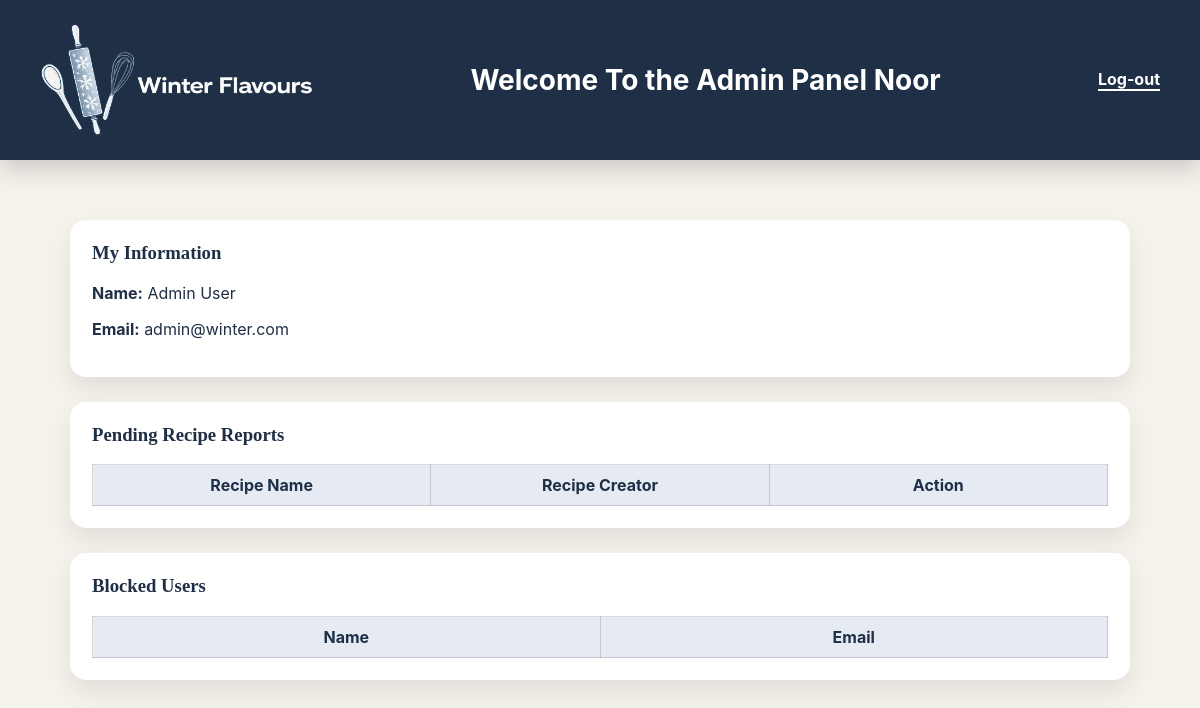
Screenshot of /Admin.php (signed in) with the database file from the repository.
### tables this page shows
CREATE TABLE `User` (
  `id` int NOT NULL,
  `userType` varchar(10) NOT NULL,
  `firstName` varchar(50) NOT NULL,
  `lastName` varchar(50) NOT NULL,
  `emailAddress` varchar(100) NOT NULL,
  `password` varchar(255) NOT NULL,
  `photoFileName` varchar(255) DEFAULT 'default.png'
);

### Admin.php (the view, shortened to what this page needs)
<?php
include("db.php");
$adminID = $_SESSION['userID'];
$admin = mysqli_fetch_assoc(mysqli_query($conn,
"SELECT * FROM User WHERE id='$adminID'"
));
?>
<!DOCTYPE html>
<html lang="en">
<head>
  <link rel="stylesheet" href="style.css">
</head>
<body>
  <main >
<header class="wf-header">
  <div class="wf-header-inner">
    <div class="logo-box">
      <img src="images/logo.png" alt="Logo" Id="Logo">
    </div>
      <h2 class="admin-welcome">
        Welcome To the Admin Panel
        <span class="admin-name">Noor</span>
      </h2>
<a href="logout.php" class="logout">Log-out</a>
  </div>
</header>
<section class="admin-page">
    <section class="admin-box">
      <h3>My Information</h3>
      <p><strong>Name:</strong> <?php echo $admin['firstName']." ".$admin['lastName']; ?></p>
      <p><strong>Email:</strong> <?php echo $admin['emailAddress']; ?></p>
    </section>
    <section class="admin-box">
      <h3>Pending Recipe Reports</h3>
      <table class="admin-table">
        <thead>
          <tr>
            <th>Recipe Name</th>
            <th>Recipe Creator</th>
            <th>Action</th>
          </tr>
        </thead>
      </table>
    </section>
    <section class="admin-box">
      <h3>Blocked Users</h3>
      <table class="admin-table">
        <thead>
          <tr>
            <th>Name</th>
            <th>Email</th>
          </tr>
        </thead>
      </table>
    </section>
</section>
  </main>
</body>
</html>

### style.css (style rules this page uses)
.wf-header { background:#1f2f46; height:160px; display:flex; align-items:center; box-shadow:0 8px 24px rgba(0,0,0,.18); position:relative; }
.wf-header-inner { max-width:1200px; width:100%; margin:auto; padding:0 40px; display:flex; align-items:center; justify-content:space-between; }
#Logo { height:200%; width:auto; }
.logo-box { width:auto; height:56px; border-radius:14px; display:flex; align-items:center; justify-content:center; }
* { box-sizing: border-box; }
body { margin: 0; font-family: system-ui, -apple-system, "Segoe UI", Roboto, Arial, sans-serif; background-color: #3E2723; }
body { background: #f5f2ec; font-family: "Inter", sans-serif; color: #1f2f46; }
table { width: 100%; border-collapse: collapse; table-layout: fixed; }
th, td { border: 1px solid rgba(0,0,0,0.15); padding: 10px; text-align: center; word-wrap: break-word; }
th { background: #e6ebf3; }
.logout { font-weight: 700; text-decoration: none; color: #ffffff; border-bottom: 2px solid #ffffff; }
.admin-page { max-width: 1100px; margin: 40px auto; padding: 20px; font-family: "Inter", sans-serif; color: #1f2f46; }
.admin-welcome { color: #ffffff; font-size: 28px; margin: 0px; font-weight: 700; }
.admin-welcome::before { display: block; }
.admin-box { background: #ffffff; border-radius: 16px; padding: 22px; margin-bottom: 25px; box-shadow: 0 12px 25px rgba(0,0,0,0.08); }
.admin-box h3 { margin-top: 0; font-family: "Playfair Display", serif; }
.admin-table { width: 100%; border-collapse: collapse; }
.admin-table th, .admin-table td { border: 1px solid rgba(0,0,0,0.15); padding: 10px; text-align: center; }
.admin-table th { background: #e6ebf3; }

### rows the page displays
user: firstName "Admin", lastName "User", emailAddress "admin@winter.com"
